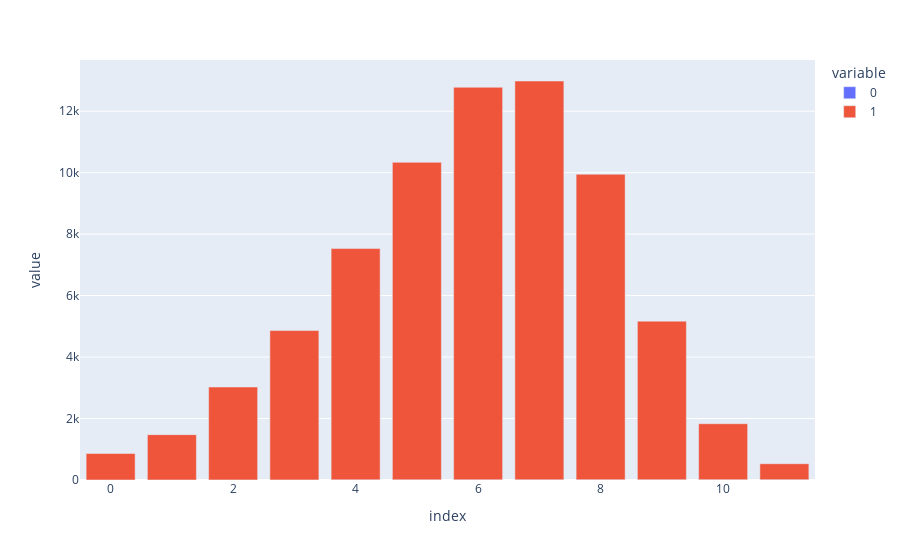

This figure's notebook cell:
### Code cell
import plotly.express as px
fig = px.bar(num_rank)
fig.show()

### Figure 1 — Plotly figure (JSON) as saved in the notebook; plotly's stock layout.template omitted (floating-point values rounded to 4 significant figures)
{"data": [{"alignmentgroup": "True", "hovertemplate": "variable=0<br>index=%{x}<br>value=%{y}<extra></extra>", "legendgroup": "0", "marker": {"color": "#636efa", "pattern": {"shape": ""}}, "name": "0", "offsetgroup": "0", "orientation": "v", "showlegend": true, "textposition": "auto", "type": "bar", "x": [0, 1, 2, 3, 4, 5, 6, 7, 8, 9, 10, 11], "xaxis": "x", "y": [1, 2, 3, 4, 5, 6, 7, 8, 9, 10, 11, 12], "yaxis": "y"}, {"alignmentgroup": "True", "hovertemplate": "variable=1<br>index=%{x}<br>value=%{y}<extra></extra>", "legendgroup": "1", "marker": {"color": "#EF553B", "pattern": {"shape": ""}}, "name": "1", "offsetgroup": "1", "orientation": "v", "showlegend": true, "textposition": "auto", "type": "bar", "x": [0, 1, 2, 3, 4, 5, 6, 7, 8, 9, 10, 11], "xaxis": "x", "y": [861, 1473, 3023, 4859, 7525, 10329, 12771, 12974, 9938, 5159, 1820, 518], "yaxis": "y"}], "layout": {"barmode": "relative", "legend": {"title": {"text": "variable"}, "tracegroupgap": 0}, "margin": {"t": 60}, "xaxis": {"anchor": "y", "domain": [0, 1], "title": {"text": "index"}}, "yaxis": {"anchor": "x", "domain": [0, 1], "title": {"text": "value"}}}}
